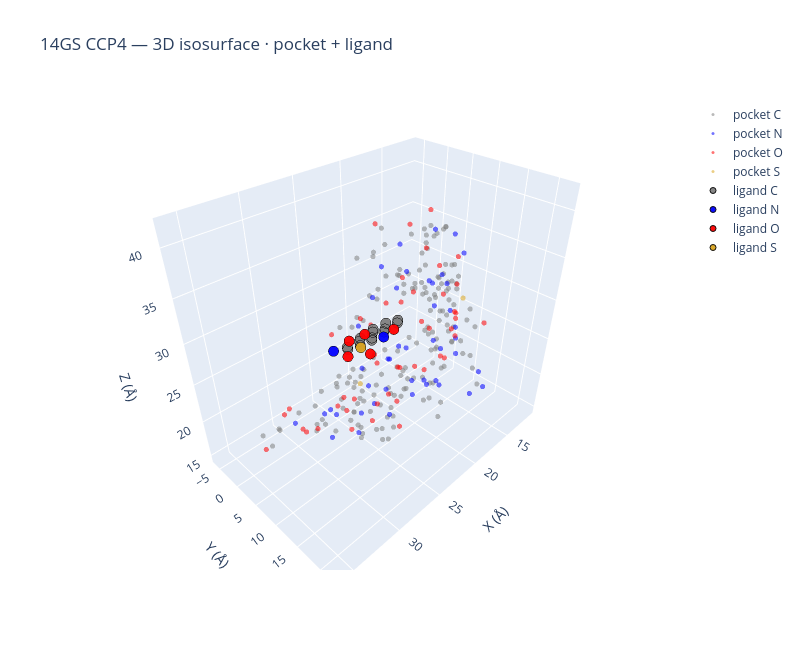

This figure's notebook cell:
### Markdown cell above
### 3b. 3D density around pocket + ligand

Sub-box around the ligand centroid. **Blue** = +1.5σ (positive density), **red** = −3σ (missing / negative density). Pocket atoms are small markers; ligand atoms are larger with a dark outline.

### Code cell
# Sub-box around ligand centroid (grid indices)
R = 18
i0, i1 = max(0, ci - R), min(nu, ci + R)
j0, j1 = max(0, cj - R), min(nv, cj + R)
k0, k1 = max(0, ck - R), min(nw, ck + R)
sub = arr[i0:i1, j0:j1, k0:k1]

# Grid indices → Cartesian Å (monoclinic: x = a·fa + c·cos(β)·fc)
beta_rad = math.radians(cell.beta)
a_len, b_len, c_len = cell.a, cell.b, cell.c

ii = np.arange(i0, i1, dtype=float) / nu
jj = np.arange(j0, j1, dtype=float) / nv
kk = np.arange(k0, k1, dtype=float) / nw
Fi, Fj, Fk = np.meshgrid(ii, jj, kk, indexing="ij")

Xc = a_len * Fi + c_len * math.cos(beta_rad) * Fk
Yc = b_len * Fj
Zc = c_len * math.sin(beta_rad) * Fk

pos_thresh = mean + 1.5 * sigma
neg_thresh = mean - 3.0 * sigma

traces = [
    go.Isosurface(
        x=Xc.ravel(), y=Yc.ravel(), z=Zc.ravel(), value=sub.ravel(),
        isomin=pos_thresh, isomax=pos_thresh, surface_count=1,
        colorscale=[[0, "blue"], [1, "blue"]],
        showscale=False, opacity=0.30, name="+1.5σ",
        caps=dict(x_show=False, y_show=False, z_show=False),
    ),
    go.Isosurface(
        x=Xc.ravel(), y=Yc.ravel(), z=Zc.ravel(), value=sub.ravel(),
        isomin=neg_thresh, isomax=neg_thresh, surface_count=1,
        colorscale=[[0, "red"], [1, "red"]],
        showscale=False, opacity=0.20, name="−3σ",
        caps=dict(x_show=False, y_show=False, z_show=False),
    ),
]

for elem in sorted(set(pocket_elems)):
    mask = np.array([e == elem for e in pocket_elems])
    xyz  = pocket_xyz[mask]
    traces.append(go.Scatter3d(
        x=xyz[:, 0], y=xyz[:, 1], z=xyz[:, 2], mode="markers",
        marker=dict(size=3, color=ELEM_COLOR.get(elem, "purple"), opacity=0.55),
        name=f"pocket {elem}",
    ))

for elem in sorted(set(ligand_elems)):
    mask = np.array([e == elem for e in ligand_elems])
    xyz  = ligand_xyz[mask]
    traces.append(go.Scatter3d(
        x=xyz[:, 0], y=xyz[:, 1], z=xyz[:, 2], mode="markers",
        marker=dict(size=6, color=ELEM_COLOR.get(elem, "purple"),
                    line=dict(color="black", width=1), opacity=0.95),
        name=f"ligand {elem}",
    ))

fig = go.Figure(traces)
fig.update_layout(
    title=f"{PDB_ID.upper()} CCP4 — 3D isosurface · pocket + ligand",
    scene=dict(xaxis_title="X (Å)", yaxis_title="Y (Å)", zaxis_title="Z (Å)",
               aspectmode="data"),
    width=800, height=650,
)
fig.show()

### Figure 1 — Plotly figure (JSON) as saved in the notebook; plotly's stock layout.template omitted (floating-point values rounded to 4 significant figures; data arrays with more than 128 entries replaced by an {"elided": "..."} marker saying what was removed)
{"data": [{"caps": {"x": {"show": false}, "y": {"show": false}, "z": {"show": false}}, "colorscale": [[0, "blue"], [1, "blue"]], "isomax": 0.2959, "isomin": 0.2959, "name": "+1.5σ", "opacity": 0.3, "showscale": false, "surface": {"count": 1}, "type": "isosurface", "value": {"elided": "29808 float values"}, "x": {"elided": "29808 float values"}, "y": {"elided": "29808 float values"}, "z": {"elided": "29808 float values"}}, {"caps": {"x": {"show": false}, "y": {"show": false}, "z": {"show": false}}, "colorscale": [[0, "red"], [1, "red"]], "isomax": -0.5919, "isomin": -0.5919, "name": "−3σ", "opacity": 0.2, "showscale": false, "surface": {"count": 1}, "type": "isosurface", "value": {"elided": "29808 float values"}, "x": {"elided": "29808 float values"}, "y": {"elided": "29808 float values"}, "z": {"elided": "29808 float values"}}, {"marker": {"color": "gray", "opacity": 0.55, "size": 3}, "mode": "markers", "name": "pocket C", "type": "scatter3d", "x": {"elided": "161 float values"}, "y": {"elided": "161 float values"}, "z": {"elided": "161 float values"}}, {"marker": {"color": "blue", "opacity": 0.55, "size": 3}, "mode": "markers", "name": "pocket N", "type": "scatter3d", "x": [19.6, 18.42, 19.96, 18.41, 20.65, 19.63, 22.82, 18.16, 21.97, 18.35, 19.27, 17.43, 23.09, 26.23, 28.22, 30.51, 30.7, 24.54, 25.46, 14.68, 18.16, 15.78, 25.74, 15.76, 13.36, 15.62, 13.88, 17.66, 19.8, 28.54, 31.4, 19.76, 23.22, 19.17, 18.8, 20.0, 19.67, 17.37, 22.05, 20.0, 23.52, 29.26, 32.86, 26.46, 19.13], "y": [13.88, 10.68, 5.716, 4.914, 4.475, 1.068, 4.888, 4.084, 7.245, 9.117, 11.06, 11.16, 5.611, 8.403, 6.635, 10.42, 9.433, 15.96, 12.44, 10.29, 11.18, 6.004, 13.55, 11.33, 1.74, -2.264, 3.971, 5.581, 15.38, 13.31, 12.47, 14.37, 18.45, 15.97, 20.25, 20.52, 22.3, 11.9, 19.92, 12.04, 11.41, 15.88, 7.614, 8.142, -5.654], "z": [26.07, 25.3, 23.73, 22.23, 21.92, 32.43, 31.36, 31.96, 15.65, 19.0, 19.82, 18.45, 17.5, 19.78, 20.38, 20.88, 23.74, 26.13, 24.23, 34.15, 33.47, 29.87, 28.64, 25.69, 27.82, 26.82, 25.26, 14.76, 31.4, 29.35, 26.19, 34.11, 26.16, 27.88, 24.9, 22.96, 24.38, 37.78, 29.22, 39.33, 39.16, 28.86, 23.43, 16.96, 22.24]}, {"marker": {"color": "red", "opacity": 0.55, "size": 3}, "mode": "markers", "name": "pocket O", "type": "scatter3d", "x": [18.42, 15.04, 17.68, 21.19, 17.76, 23.7, 26.3, 28.54, 31.64, 30.93, 32.17, 33.27, 25.71, 25.89, 25.38, 16.68, 19.34, 17.94, 13.69, 27.97, 12.78, 11.87, 16.02, 11.35, 15.45, 20.5, 17.23, 18.99, 18.28, 31.46, 29.65, 20.64, 22.49, 17.37, 20.3, 21.8, 21.83, 21.17, 24.4, 30.45, 35.95, 32.74, 28.05, 25.39, 22.52, 19.12, 20.51], "y": [12.34, 9.596, 2.403, 4.889, 5.027, 7.399, 5.072, 7.751, 6.981, 4.305, 11.12, 7.672, 11.03, 15.79, 14.53, 11.89, 9.433, 13.72, 4.276, 14.68, 13.28, 2.992, -0.429, 5.439, 5.417, 4.428, 5.2, 4.002, 14.5, 15.44, 13.77, 17.27, 15.12, 13.52, 11.07, 17.7, 10.31, 12.79, 8.428, 18.72, 8.292, 4.763, 9.712, 15.22, -5.952, -2.427, -2.419], "z": [23.78, 24.48, 30.51, 29.83, 29.48, 18.71, 18.72, 22.31, 20.95, 19.45, 23.8, 25.64, 27.19, 28.58, 23.46, 35.02, 27.93, 32.97, 30.66, 31.03, 25.17, 25.54, 25.6, 23.27, 23.41, 16.49, 18.8, 19.44, 29.32, 28.98, 26.69, 32.31, 25.73, 26.25, 37.34, 27.72, 40.16, 41.82, 40.79, 26.92, 23.02, 23.15, 19.56, 20.36, 22.9, 23.45, 25.15]}, {"marker": {"color": "goldenrod", "opacity": 0.55, "size": 3}, "mode": "markers", "name": "pocket S", "type": "scatter3d", "x": [23.14, 14.43], "y": [2.287, 10.63], "z": [19.16, 28.58]}, {"marker": {"color": "gray", "line": {"color": "black", "width": 1}, "opacity": 0.95, "size": 6}, "mode": "markers", "name": "ligand C", "type": "scatter3d", "x": [24.27, 23.4, 23.91, 23.06, 23.5, 22.63, 23.14, 24.48, 25.36, 24.88, 25.72, 25.31, 26.17, 25.64], "y": [4.727, 5.71, 6.651, 7.701, 8.716, 9.728, 10.65, 10.61, 9.619, 8.668, 7.62, 6.583, 5.551, 4.611], "z": [26.2, 26.7, 27.62, 28.2, 29.18, 29.71, 30.65, 31.06, 30.55, 29.61, 29.03, 28.04, 27.48, 26.55]}, {"marker": {"color": "blue", "line": {"color": "black", "width": 1}, "opacity": 0.95, "size": 6}, "mode": "markers", "name": "ligand N", "type": "scatter3d", "x": [21.94, 27.59], "y": [5.696, 5.423], "z": [26.21, 27.84]}, {"marker": {"color": "red", "line": {"color": "black", "width": 1}, "opacity": 0.95, "size": 6}, "mode": "markers", "name": "ligand O", "type": "scatter3d", "x": [21.85, 26.92, 22.82, 22.71, 24.86], "y": [7.715, 7.577, 4.246, 2.793, 2.927], "z": [27.82, 29.41, 23.98, 26.04, 24.46]}, {"marker": {"color": "goldenrod", "line": {"color": "black", "width": 1}, "opacity": 0.95, "size": 6}, "mode": "markers", "name": "ligand S", "type": "scatter3d", "x": [23.6], "y": [3.554], "z": [25.09]}], "layout": {"height": 650, "scene": {"aspectmode": "data", "xaxis": {"title": {"text": "X (Å)"}}, "yaxis": {"title": {"text": "Y (Å)"}}, "zaxis": {"title": {"text": "Z (Å)"}}}, "title": {"text": "14GS CCP4 — 3D isosurface · pocket + ligand"}, "width": 800}}
